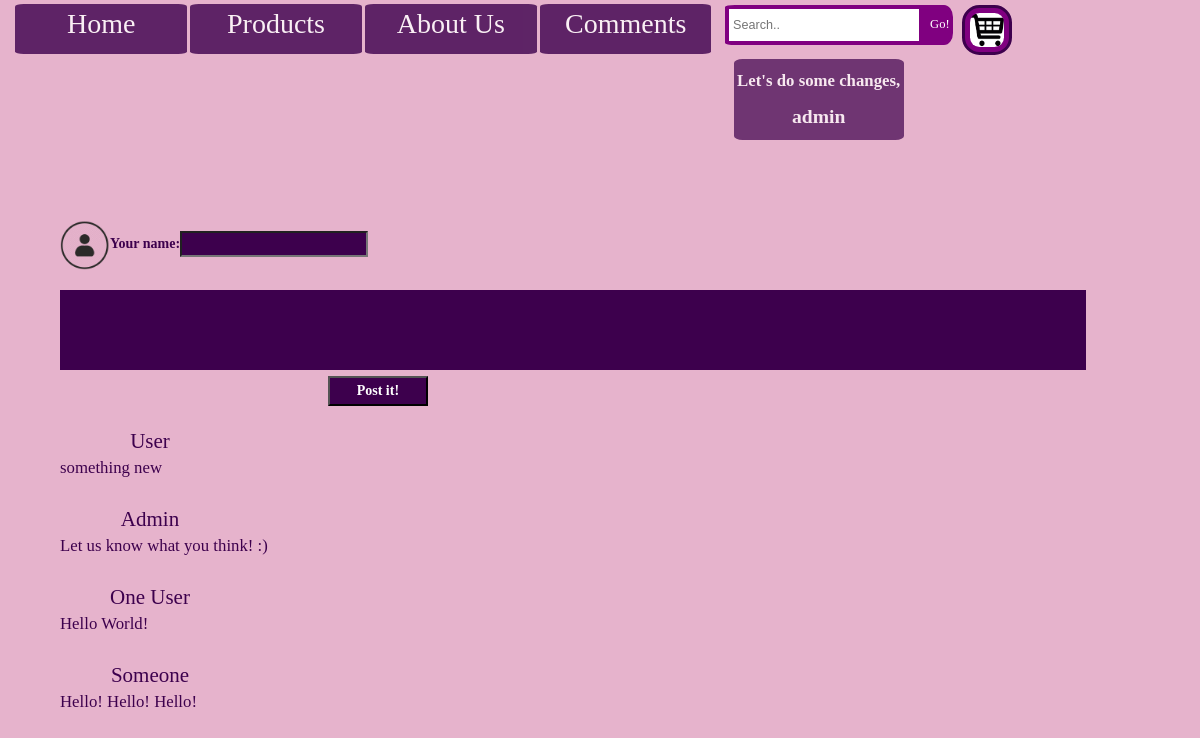
Page /contact.php (signed in) on the committed database.
### tables this page shows
CREATE TABLE `comments` (
  `id` int(11) NOT NULL,
  `name` varchar(255) NOT NULL,
  `date` datetime NOT NULL,
  `message` longtext NOT NULL
);

### wheretosave.php (the view, shortened to what this page needs)
<?php function getComments($db){
		$sqlcommshow = "SELECT * FROM comments ORDER by date ASC";
		$resultcommshow = mysqli_query($db, $sqlcommshow);
		if(mysqli_num_rows($resultcommshow)>0){
			while($rowcomm = mysqli_fetch_assoc($resultcommshow)){
                echo "<div class='afisare_mesaj'>
                    <div class='nume'>".$rowcomm['name']."</div>
                <div class='continut_mesaj'>".$rowcomm['message']."</div>
                </div>";
			}
		}
	}
?>

### home.css (style rules this page uses)
body { background-color:#e6b3cc !important; font-family:"Verdana"; }
.afisare_mesaj { width:50%; height:30%; margin-left:5%; font-family: Verdana; color:#3d004d; clear:left; margin-bottom: 2%; }
.afisare_mesaj .nume { font-size:150%; margin-left:5%; width:20%; text-align:center; }
.afisare_mesaj .continut_mesaj { font-size:120%; }

### rows in the picture
comments: name "User", message "something new"
comments: name "Admin", message "Let us know what you think! :)"
comments: name "One User", message "Hello World!"
comments: name "Someone", message "Hello! Hello! Hello!"

### other values in the picture
$_SESSION['success'] "Let's do some changes,"
$_SESSION['username'] "admin"
